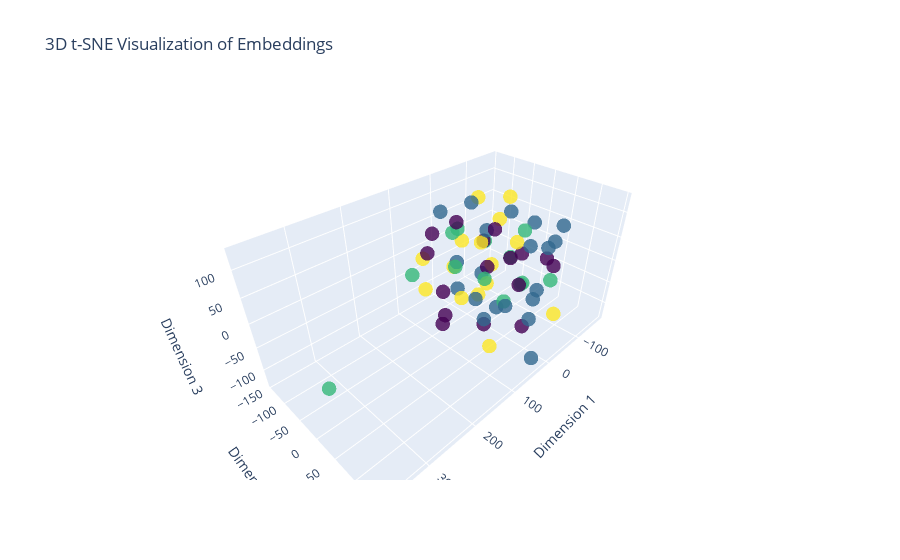

The cell this chart's notebook holds for it:
### Markdown cell above
This code snippet provides a summary for generating a 3D t-SNE visualization of embeddings using Plotly. It demonstrates how words that are similar to each other are positioned closer together.

### Code cell
# Get the first batch from the validation data
batch = next(iter(valid_dataloader))

# Extract the text and offsets from the batch
label, text, offsets = batch

# Send the data to the device (GPU if available)
text = text.to(device)
offsets = offsets.to(device)

# Get the embeddings bag output for the batch
embedded = model.embedding(text, offsets)

# Convert the embeddings tensor to a numpy array
embeddings_numpy = embedded.detach().cpu().numpy()

# Perform t-SNE on the embeddings to reduce their dimensionality to 3D.
X_embedded_3d = TSNE(n_components=3).fit_transform(embeddings_numpy)

# Create a 3D scatter plot using Plotly
trace = go.Scatter3d(
    x=X_embedded_3d[:, 0],
    y=X_embedded_3d[:, 1],
    z=X_embedded_3d[:, 2],
    mode='markers',
    marker=dict(
        size=5,
        color=label.numpy(),  # Use label information for color
        colorscale='Viridis',  # Choose a colorscale
        opacity=0.8
    )
)

layout = go.Layout(title="3D t-SNE Visualization of Embeddings",
                   scene=dict(xaxis_title='Dimension 1',
                              yaxis_title='Dimension 2',
                              zaxis_title='Dimension 3'))

fig = go.Figure(data=[trace], layout=layout)
fig.show()

### Figure 1 — Plotly figure (JSON) as saved in the notebook; plotly's stock layout.template omitted (floating-point values rounded to 4 significant figures)
{"data": [{"marker": {"color": [3, 1, 2, 0, 1, 3, 3, 3, 2, 2, 0, 3, 3, 1, 1, 0, 1, 3, 2, 1, 3, 2, 1, 3, 0, 0, 3, 1, 2, 0, 0, 2, 2, 0, 3, 3, 2, 1, 1, 1, 3, 2, 0, 1, 0, 2, 3, 0, 1, 1, 1, 2, 1, 0, 0, 1, 2, 0, 1, 0, 1, 1, 0, 3], "colorscale": [[0, "#440154"], [0.1111, "#482878"], [0.2222, "#3e4989"], [0.3333, "#31688e"], [0.4444, "#26828e"], [0.5556, "#1f9e89"], [0.6667, "#35b779"], [0.7778, "#6ece58"], [0.8889, "#b5de2b"], [1, "#fde725"]], "opacity": 0.8, "size": 5}, "mode": "markers", "type": "scatter3d", "x": [-29.38, 59.91, -68.9, -112.5, -46.39, 77.18, -104.9, -46.61, -66.35, -114.5, 17.12, -79.13, 13.69, 106.3, 26.46, 78.29, 110.6, 66.92, -67.29, 90.47, -57.53, 373.9, 76.7, 43.22, 19.88, -39.71, -136.4, 36.48, -13.12, -24.17, 22.42, -100.5, -66.0, 125.2, -66.48, -56.65, 139.0, 67.41, 9.197, 24.61, -83.01, 15.2, 69.98, -135.8, -3.833, -60.39, 49.32, 76.86, 3.065, 5.087, -78.76, -30.72, -170.4, 84.08, 86.49, 29.39, -111.3, 26.57, 20.95, -39.09, -44.33, -6.083, -9.146, 5.048], "y": [-119.7, 147.3, -1.945, 53.17, 59.22, -95.97, -63.36, 122.8, 94.54, -108.1, -0.3088, -22.14, -56.05, 74.48, -99.88, 61.01, 27.51, -102.9, 32.91, 95.35, -71.59, 43.22, -7.773, 33.6, 63.07, 44.01, -38.03, 3.359, -107.5, 121.0, 102.9, 3.456, -144.4, 5.936, -89.86, -69.06, -54.11, 47.74, 3.61, 120.1, -59.85, -71.32, -16.18, 65.05, -5.915, -3.489, 53.83, -68.65, 44.35, -42.7, 85.6, -33.32, 17.95, -29.77, -32.31, 106.8, -1.149, -139.4, 130.2, -21.39, 72.73, 41.62, 65.44, -62.68], "z": [-66.6, 50.35, -9.107, -7.789, 95.99, 9.272, 38.87, -68.97, -16.74, -32.75, 61.66, 108.0, 38.71, 69.3, 87.0, -56.78, 19.2, -69.3, -52.96, 5.882, -129.6, -6.943, 40.43, -0.07694, 54.63, 30.29, -16.99, -53.84, 25.69, 44.91, -69.62, 39.34, 1.116, -61.05, 89.7, 1.654, 21.07, 119.1, -117.6, 0.2972, -57.83, -25.35, 111.2, 59.36, -4.78, -114.0, -131.7, 72.36, 128.2, 116.9, 55.96, -57.45, -22.03, -84.42, -29.85, 99.08, -94.47, -18.51, -130.4, 55.46, -108.7, -72.5, -13.44, -102.0]}], "layout": {"scene": {"xaxis": {"title": {"text": "Dimension 1"}}, "yaxis": {"title": {"text": "Dimension 2"}}, "zaxis": {"title": {"text": "Dimension 3"}}}, "title": {"text": "3D t-SNE Visualization of Embeddings"}}}
